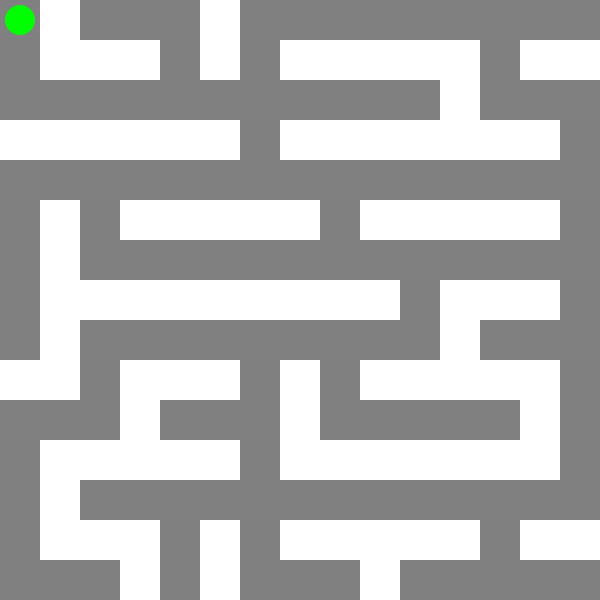
Frame 1 (no input)
Frame 60 (the mouse pressed at the canvas centre just before this capture): identical to frame 1, image omitted
Frame 120 (the mouse held since frame 60 and released just before this capture): identical to frame 1, image omitted

The Processing sketch that drew this single still picture (run headless with seeded random() and noise(); from frame 60 on, the mouse is pressed at the canvas centre):

// Processing sketch: maze_bomb
// ── maze_bomb.pde
int[][] maze = new int[15][15];
int xpos = 0, ypos = 0;
int bombX = (int)random(3,15);
int bombY = (int)random(3,15);
boolean over = false;
boolean clear = false;

void setup() {
  noStroke();
  size(600, 600);
  for (int y = 0; y < 15; y++) {
    for (int x = 0; x < 15; x++) {
      if (x % 2 == 1 && y % 2 == 1) {
        maze[y][x] = 1;
        int d;
        if (y == 1) {
          d = (int)random(4);
        } else {
          d = (int)random(3);
        }
        switch(d) {
        case 0:
          maze[y][x-1] = 1; 
          break;  // left
        case 1:
          maze[y][x+1] = 1; 
          break;  // right
        case 2:
          maze[y+1][x] = 1; 
          break;  // down  
        case 3:
          maze[y-1][x] = 1; 
          break;  // up
        }
      }
    }
  }

  while(true){
    for (int y = 0; y < 15; y++) {
      for (int x = 0; x < 15; x++) {
        if (bombY == y && bombX == x && maze[y][x] == 0) {
          maze[y][x] = 2;
          return;
        } else {
          bombX = (int)random(3,15);
          bombY = (int)random(3,15);
        }
      }
    }
  }
}

void keyPressed() {
  int dx = xpos, dy = ypos;
  if (over || clear) {
    return;
  }
  if (keyCode == UP) {
    dy += -1;
  } else if (keyCode == DOWN) {
    dy += 1;
  } else if (keyCode == LEFT) {
    dx += -1;
  } else if (keyCode == RIGHT) {
    dx += 1;
  }
  if (dx >=0 && dx < 15 && dy >=0 && dy < 15) {
    if (maze[dy][dx] != 1) {
      xpos = dx;
      ypos = dy;
    }
  }
}

void draw() {
  background(128);
  fill(255);
  for (int y = 0; y < 15; y++) {
    for (int x = 0; x < 15; x++) {
      if (maze[y][x] == 1) {
        rect(x*40, y*40, 40, 40);
      }
    }
  }

  if (maze[ypos][xpos] == 2) {
    fill(255, 0, 0);
    ellipse(bombX*40+20, bombY*40+20, 30, 30);
    textSize(30);
    textAlign(CENTER);
    text("GAME OVER", width/2, height/2);
    over = true;
    return;
  }

  fill(0, 255, 0);
  ellipse(xpos*40+20, ypos*40+20, 30, 30);
  if (ypos == 14 && xpos == 14) {
    fill(255, 0, 0);
    ellipse(bombX*40+20, bombY*40+20, 30, 30);
    textSize(30);
    textAlign(CENTER);
    text("GAME CLEAR", width/2, height/2);
    clear = true;
    return;
  }
 
}
